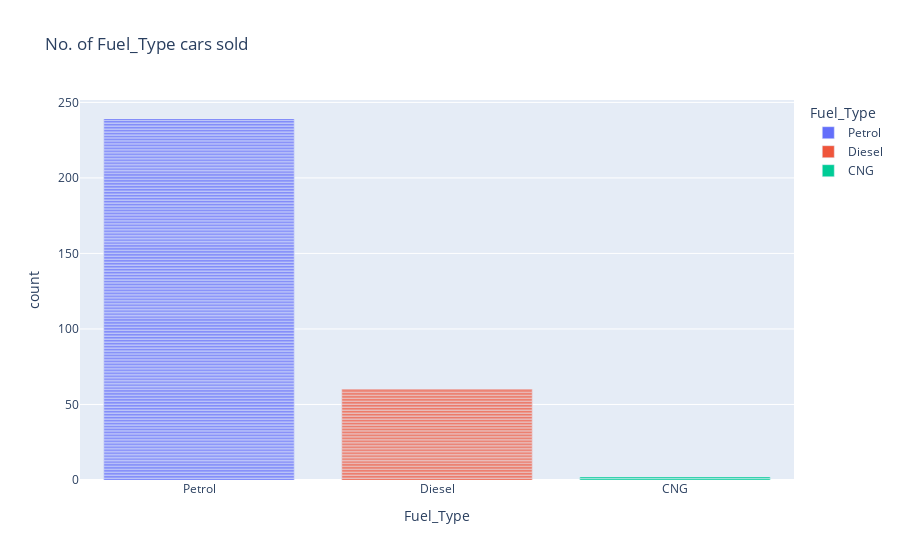

The notebook cell saved with this chart:
### Code cell
fig = px.bar(df,  x='Fuel_Type',color="Fuel_Type",title="No. of Fuel_Type cars sold")
fig.show()

### Figure 1 — Plotly figure (JSON) as saved in the notebook; plotly's stock layout.template omitted (floating-point values rounded to 4 significant figures; data arrays with more than 128 entries replaced by an {"elided": "..."} marker saying what was removed)
{"data": [{"alignmentgroup": "True", "hovertemplate": "Fuel_Type=%{x}<br>count=%{y}<extra></extra>", "legendgroup": "Petrol", "marker": {"color": "#636efa"}, "name": "Petrol", "offsetgroup": "Petrol", "orientation": "v", "showlegend": true, "textposition": "auto", "type": "bar", "x": {"elided": "239 str values"}, "xaxis": "x", "y": {"elided": "239 int values"}, "yaxis": "y"}, {"alignmentgroup": "True", "hovertemplate": "Fuel_Type=%{x}<br>count=%{y}<extra></extra>", "legendgroup": "Diesel", "marker": {"color": "#EF553B"}, "name": "Diesel", "offsetgroup": "Diesel", "orientation": "v", "showlegend": true, "textposition": "auto", "type": "bar", "x": ["Diesel", "Diesel", "Diesel", "Diesel", "Diesel", "Diesel", "Diesel", "Diesel", "Diesel", "Diesel", "Diesel", "Diesel", "Diesel", "Diesel", "Diesel", "Diesel", "Diesel", "Diesel", "Diesel", "Diesel", "Diesel", "Diesel", "Diesel", "Diesel", "Diesel", "Diesel", "Diesel", "Diesel", "Diesel", "Diesel", "Diesel", "Diesel", "Diesel", "Diesel", "Diesel", "Diesel", "Diesel", "Diesel", "Diesel", "Diesel", "Diesel", "Diesel", "Diesel", "Diesel", "Diesel", "Diesel", "Diesel", "Diesel", "Diesel", "Diesel", "Diesel", "Diesel", "Diesel", "Diesel", "Diesel", "Diesel", "Diesel", "Diesel", "Diesel", "Diesel"], "xaxis": "x", "y": [1, 1, 1, 1, 1, 1, 1, 1, 1, 1, 1, 1, 1, 1, 1, 1, 1, 1, 1, 1, 1, 1, 1, 1, 1, 1, 1, 1, 1, 1, 1, 1, 1, 1, 1, 1, 1, 1, 1, 1, 1, 1, 1, 1, 1, 1, 1, 1, 1, 1, 1, 1, 1, 1, 1, 1, 1, 1, 1, 1], "yaxis": "y"}, {"alignmentgroup": "True", "hovertemplate": "Fuel_Type=%{x}<br>count=%{y}<extra></extra>", "legendgroup": "CNG", "marker": {"color": "#00cc96"}, "name": "CNG", "offsetgroup": "CNG", "orientation": "v", "showlegend": true, "textposition": "auto", "type": "bar", "x": ["CNG", "CNG"], "xaxis": "x", "y": [1, 1], "yaxis": "y"}], "layout": {"barmode": "relative", "legend": {"title": {"text": "Fuel_Type"}, "tracegroupgap": 0}, "title": {"text": "No. of Fuel_Type cars sold"}, "xaxis": {"anchor": "y", "categoryarray": ["Petrol", "Diesel", "CNG"], "categoryorder": "array", "domain": [0, 1], "title": {"text": "Fuel_Type"}}, "yaxis": {"anchor": "x", "domain": [0, 1], "title": {"text": "count"}}}}
